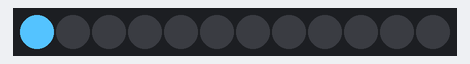
Simulated run of this program. Board: CircuitPython board. On the bench: 12 RGB LEDs in strip order, left to right. Random numbers come from a fixed seed.

Above: at 0.1 s.
At 4.91 s:
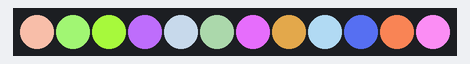
At 9.93 s:
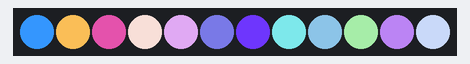
At 19.97 s:
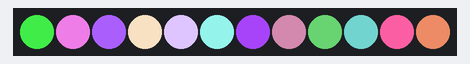
At 29.8 s:
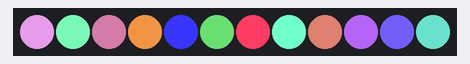
At 39.84 s:
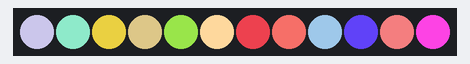

The program:

led-test.py
```python
import time
import digitalio
import board
import usb_hid
import random
import neopixel

pixel_pin = board.D5
pixel_num = 12
pixels = neopixel.NeoPixel(pixel_pin, pixel_num, brightness=1)

while True:
    for LEDLoop in range(pixel_num):
        randR = random.randint(50,255)
        randG = random.randint(50,255)
        randB = random.randint(50,255)
        pixels[LEDLoop] = (randR, randG, randB)
        time.sleep(.2)
```
